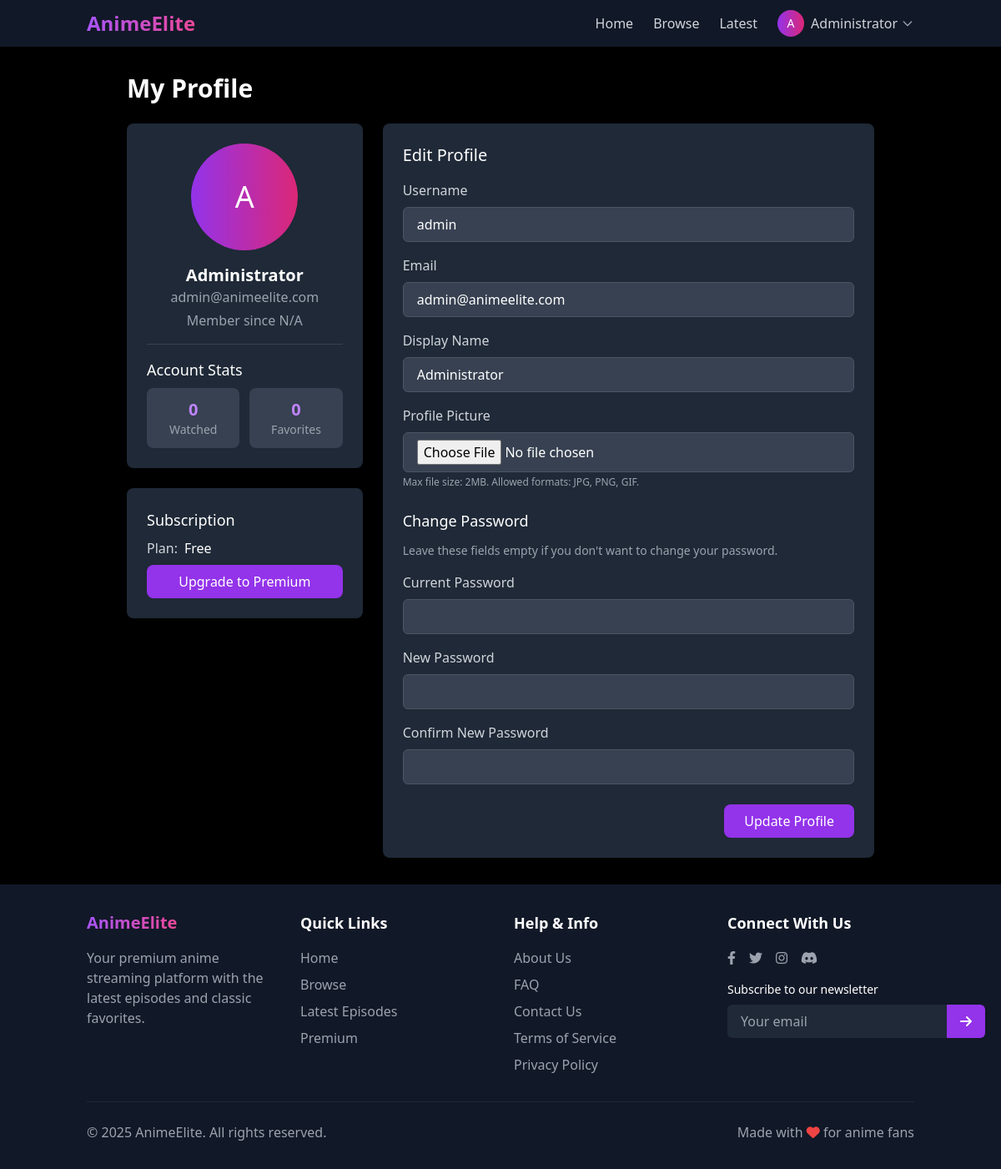
The app's page /profile.php (signed in) with its own data.
### tables this page shows
CREATE TABLE IF NOT EXISTS users (
    id INT AUTO_INCREMENT PRIMARY KEY,
    username VARCHAR(50) NOT NULL UNIQUE,
    email VARCHAR(100) NOT NULL UNIQUE,
    password VARCHAR(255) NOT NULL,
    display_name VARCHAR(100),
    avatar VARCHAR(255),
    role ENUM('user', 'admin') DEFAULT 'user',
    created_at TIMESTAMP DEFAULT CURRENT_TIMESTAMP,
    updated_at TIMESTAMP DEFAULT CURRENT_TIMESTAMP ON UPDATE CURRENT_TIMESTAMP
);

### profile.php (the view, shortened to what this page needs)
<?php
require_once 'config.php';
$watchCount = 0;
$favoritesCount = 0;
$subscription = [
    'status' => 'free',
    'expires' => null,
    'plan' => 'Free'
];
try {
    $pdo = new PDO("mysql:host=$host;dbname=$dbname", $username, $password);
    $pdo->setAttribute(PDO::ATTR_ERRMODE, PDO::ERRMODE_EXCEPTION);
    $stmt = $pdo->prepare("SELECT id, username, email, display_name, role, avatar, created_at FROM users WHERE id = ?");
    $stmt->execute([$_SESSION['user_id']]);
    $userData = $stmt->fetch(PDO::FETCH_ASSOC);
    if (!$userData) {
        $errorMessage = "User data could not be found. Please contact support.";
    } else {
        $stmt = $pdo->prepare("SELECT COUNT(*) as count FROM watch_history WHERE user_id = ?");
        $stmt->execute([$_SESSION['user_id']]);
        $watchCount = $stmt->fetchColumn();
        $stmt = $pdo->prepare("SELECT COUNT(*) as count FROM favorites WHERE user_id = ?");
        $stmt->execute([$_SESSION['user_id']]);
        $favoritesCount = $stmt->fetchColumn();
    }
} catch (PDOException $e) {
    $errorMessage = "Database error: " . $e->getMessage();
}
include 'includes/header.php';
?>
<main class="container mx-auto px-4 py-8">
    <div class="max-w-4xl mx-auto">
        <h1 class="text-3xl font-bold text-white mb-6">My Profile</h1>
        <div class="grid grid-cols-1 md:grid-cols-3 gap-6">
            <div class="md:col-span-1">
                <div class="bg-gray-800 rounded-lg p-6 mb-6">
                    <div class="flex flex-col items-center mb-4">
                        <?php if ($userData && isset($userData['avatar']) && $userData['avatar']): ?>
                            <img src="<?= htmlspecialchars($userData['avatar']) ?>" alt="Avatar" class="w-32 h-32 rounded-full mb-4">
                        <?php else: ?>
                            <div class="w-32 h-32 rounded-full bg-gradient-to-r from-purple-600 to-pink-600 flex items-center justify-center mb-4">
                                <span class="text-white text-4xl font-medium">
                                    <?= $userData && isset($userData['display_name']) && !empty($userData['display_name']) ?
                                        substr($userData['display_name'], 0, 1) :
                                        ($userData && isset($userData['username']) ? substr($userData['username'], 0, 1) : 'U') ?>
                                </span>
                            </div>
                        <?php endif; ?>
                        <h2 class="text-xl font-bold text-white"><?= $userData ? htmlspecialchars($userData['display_name'] ?? $userData['username'] ?? 'User') : 'User' ?></h2>
                        <p class="text-gray-400"><?= $userData ? htmlspecialchars($userData['email'] ?? '') : '' ?></p>
                        <p class="text-gray-400 mt-1">Member since <?= $userData && isset($userData['created_at']) ? date('F Y', strtotime($userData['created_at'])) : 'N/A' ?></p>
                    </div>
                    <div class="border-t border-gray-700 pt-4 mt-4">
                        <h3 class="text-lg font-medium text-white mb-2">Account Stats</h3>
                        <div class="grid grid-cols-2 gap-3 text-center">
                            <div class="bg-gray-700 p-3 rounded-lg">
                                <div class="text-xl font-bold text-purple-400"><?= $watchCount ?></div>
                                <div class="text-sm text-gray-400">Watched</div>
                            </div>
                            <div class="bg-gray-700 p-3 rounded-lg">
                                <div class="text-xl font-bold text-purple-400"><?= $favoritesCount ?></div>
                                <div class="text-sm text-gray-400">Favorites</div>
                            </div>
                        </div>
                    </div>
                </div>
                <div class="bg-gray-800 rounded-lg p-6">
                    <h3 class="text-lg font-medium text-white mb-2">Subscription</h3>
                    <div class="flex items-center mb-2">
                        <span class="text-gray-300 mr-2">Plan:</span>
                        <span class="<?= isset($subscription['status']) && $subscription['status'] === 'premium' ? 'text-yellow-400' : 'text-white' ?>">
                            <?= isset($subscription['plan']) ? $subscription['plan'] : 'Free' ?>
                        </span>
                    </div>
                    <a href="subscription_page.php" class="w-full block text-center bg-purple-600 hover:bg-purple-700 text-white font-medium py-2 px-4 rounded-lg transition-colors">
                        <?= isset($subscription['status']) && $subscription['status'] === 'premium' ? 'Manage Subscription' : 'Upgrade to Premium' ?>
                    </a>
                </div>
            </div>
            <div class="md:col-span-2">
                <div class="bg-gray-800 rounded-lg p-6">
                    <h2 class="text-xl font-medium text-white mb-4">Edit Profile</h2>
                    <form action="profile.php" method="post" enctype="multipart/form-data">
                        <div class="mb-4">
                            <label for="username" class="block text-gray-300 mb-2">Username</label>
                            <input type="text" id="username" name="username" value="<?= $userData ? htmlspecialchars($userData['username'] ?? '') : '' ?>"
                                   class="w-full px-4 py-2 rounded-md bg-gray-700 text-white border border-gray-600 focus:outline-none focus:border-purple-500"
                                   disabled>
                        </div>
                        <div class="mb-4">
                            <label for="email" class="block text-gray-300 mb-2">Email</label>
                            <input type="email" id="email" name="email" value="<?= $userData ? htmlspecialchars($userData['email'] ?? '') : '' ?>"
                                   class="w-full px-4 py-2 rounded-md bg-gray-700 text-white border border-gray-600 focus:outline-none focus:border-purple-500"
                                   disabled>
                        </div>
                        <div class="mb-4">
                            <label for="display_name" class="block text-gray-300 mb-2">Display Name</label>
                            <input type="text" id="display_name" name="display_name" value="<?= $userData ? htmlspecialchars($userData['display_name'] ?? '') : '' ?>"
                                   class="w-full px-4 py-2 rounded-md bg-gray-700 text-white border border-gray-600 focus:outline-none focus:border-purple-500"
                                   required>
                        </div>
                        <div class="mb-6">
                            <label for="avatar" class="block text-gray-300 mb-2">Profile Picture</label>
                            <input type="file" id="avatar" name="avatar" accept="image/jpeg,image/png,image/gif"
                                   class="w-full px-4 py-2 rounded-md bg-gray-700 text-white border border-gray-600 focus:outline-none focus:border-purple-500">
                            <p class="text-xs text-gray-400 mt-1">Max file size: 2MB. Allowed formats: JPG, PNG, GIF.</p>
                        </div>
                        <h3 class="text-lg font-medium text-white mb-3">Change Password</h3>
                        <p class="text-sm text-gray-400 mb-4">Leave these fields empty if you don't want to change your password.</p>
                        <div class="mb-4">
                            <label for="current_password" class="block text-gray-300 mb-2">Current Password</label>
                            <input type="password" id="current_password" name="current_password"
                                   class="w-full px-4 py-2 rounded-md bg-gray-700 text-white border border-gray-600 focus:outline-none focus:border-purple-500">
                        </div>
                        <div class="mb-4">
                            <label for="new_password" class="block text-gray-300 mb-2">New Password</label>
                            <input type="password" id="new_password" name="new_password"
                                   class="w-full px-4 py-2 rounded-md bg-gray-700 text-white border border-gray-600 focus:outline-none focus:border-purple-500">
                        </div>
                        <div class="mb-6">
                            <label for="confirm_password" class="block text-gray-300 mb-2">Confirm New Password</label>
                            <input type="password" id="confirm_password" name="confirm_password"
                                   class="w-full px-4 py-2 rounded-md bg-gray-700 text-white border border-gray-600 focus:outline-none focus:border-purple-500">
                        </div>
                        <div class="flex justify-end">
                            <button type="submit" name="update_profile"
                                    class="bg-purple-600 hover:bg-purple-700 text-white font-medium py-2 px-6 rounded-lg transition-colors">
                                Update Profile
                            </button>
                        </div>
                    </form>
                </div>
            </div>
        </div>
    </div>
</main>
<?php
include 'includes/footer.php';
?>

### includes/header.php (shortened to what this page needs)
<?php
$userData = null;
if (isset($_SESSION['user_id'])) {
    require_once dirname(__FILE__) . '/../config.php';
    try {
        $pdo = new PDO("mysql:host=$host;dbname=$dbname", $username, $password);
        $pdo->setAttribute(PDO::ATTR_ERRMODE, PDO::ERRMODE_EXCEPTION);
        $stmt = $pdo->prepare("SELECT id, username, email, display_name, role, avatar FROM users WHERE id = ?");
        $stmt->execute([$_SESSION['user_id']]);
        $userData = $stmt->fetch(PDO::FETCH_ASSOC);
    } catch (PDOException $e) {
        error_log("Error fetching user data in header: " . $e->getMessage());
    }
}
?>
<!DOCTYPE html>
<html lang="en">
<head>
    <script src="https://cdn.tailwindcss.com"></script>
    <link rel="stylesheet" href="https://cdnjs.cloudflare.com/ajax/libs/font-awesome/6.4.0/css/all.min.css">
</head>
<body class="bg-black text-white min-h-screen flex flex-col">
    <header class="bg-gray-900 shadow-md">
        <div class="container mx-auto px-4 py-3">
            <div class="flex justify-between items-center">
                <a href="index.php" class="flex items-center">
                    <span class="text-2xl font-bold bg-gradient-to-r from-purple-500 to-pink-500 bg-clip-text text-transparent">AnimeElite</span>
                </a>
                <nav class="hidden md:flex space-x-6 items-center">
                    <a href="index.php" class="text-gray-300 hover:text-white transition-colors">Home</a>
                    <a href="browse.php" class="text-gray-300 hover:text-white transition-colors">Browse</a>
                    <a href="latest.php" class="text-gray-300 hover:text-white transition-colors">Latest</a>
                    <?php if (isset($userData) && $userData): ?>
                    <div class="relative" x-data="{ open: false }">
                        <button @click="open = !open" class="flex items-center focus:outline-none">
                            <?php if ($userData['avatar']): ?>
                                <img src="<?= htmlspecialchars($userData['avatar']) ?>" alt="Avatar" class="w-8 h-8 rounded-full mr-2">
                            <?php else: ?>
                                <div class="w-8 h-8 rounded-full bg-gradient-to-r from-purple-600 to-pink-600 flex items-center justify-center mr-2">
                                    <span class="text-white text-sm font-medium">
                                        <?= isset($userData['display_name']) ? substr($userData['display_name'], 0, 1) : substr($userData['username'], 0, 1) ?>
                                    </span>
                                </div>
                            <?php endif; ?>
                            <span class="text-gray-300"><?= htmlspecialchars($userData['display_name'] ?? $userData['username']) ?></span>
                            <svg class="w-4 h-4 ml-1 text-gray-400" fill="none" stroke="currentColor" viewBox="0 0 24 24">
                                <path stroke-linecap="round" stroke-linejoin="round" stroke-width="2" d="M19 9l-7 7-7-7"></path>
                            </svg>
                        </button>
                    </div>
                    <?php endif; ?>
                </nav>
            </div>
        </div>
    </header>

### includes/header.php (style rules this page uses)
body { background-color: #000; color: #fff; }

### records on screen
users: display_name "A", display_name "Administrator", email "admin@animeelite.com", username "admin"

### other values on screen
$watchCount "0"
$favoritesCount "0"
$subscription['plan'] "Free"
